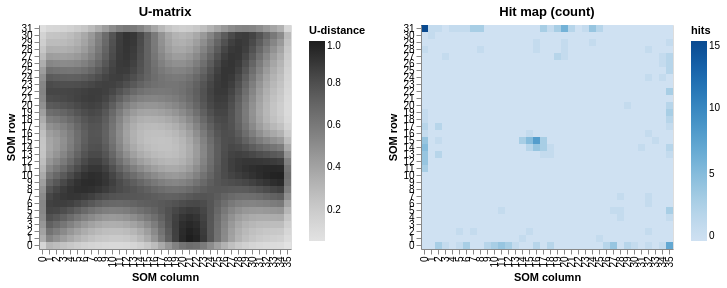

Source (notebook cell):
### Markdown cell above
## 4  Hit map

The hit map counts how many training samples map to each neuron (Best Matching Unit).
Neurons that attract many samples are cluster cores; empty neurons are either
boundaries or unexplored regions.

### Code cell
hits = som.hit_map(data_z)
print(f"Hit map shape     : {hits.shape}")
print(f"Total hits        : {int(hits.sum())}  (should equal n_samples={len(data_z)})")
print(f"Empty neurons     : {int((hits == 0).sum())} / {hits.size}")
print(f"Max hits per node : {int(hits.max())}")

u_chart = plot_grid_heatmap(u, "U-matrix", scheme="greys", value_name="U-distance")
p_chart = plot_grid_heatmap(hits, "Hit map (count)", scheme="blues", value_name="hits")

alt.hconcat(u_chart, p_chart).resolve_scale(color="independent")

### Figure 1 — Vega-Lite specification as saved in the notebook (floating-point values rounded to 4 significant figures; data arrays with more than 128 entries replaced by an {"elided": "..."} marker saying what was removed)
{"config": {"view": {"continuousWidth": 300, "continuousHeight": 300}}, "hconcat": [{"data": {"name": "data-7d0705e43e89793775575571535cc0e0"}, "mark": {"type": "rect"}, "encoding": {"color": {"field": "U-distance", "legend": {"title": "U-distance"}, "scale": {"scheme": "greys"}, "type": "quantitative"}, "tooltip": [{"field": "col", "type": "quantitative"}, {"field": "row", "type": "quantitative"}, {"field": "U-distance", "format": ".4f", "type": "quantitative"}], "x": {"field": "col", "sort": null, "title": "SOM column", "type": "ordinal"}, "y": {"field": "row", "sort": "descending", "title": "SOM row", "type": "ordinal"}}, "height": {"step": 7.0}, "title": "U-matrix", "width": {"step": 7.0}}, {"data": {"name": "data-d5ea24b52a52a802fa86436f492c7d77"}, "mark": {"type": "rect"}, "encoding": {"color": {"field": "hits", "legend": {"title": "hits"}, "scale": {"scheme": "blues"}, "type": "quantitative"}, "tooltip": [{"field": "col", "type": "quantitative"}, {"field": "row", "type": "quantitative"}, {"field": "hits", "format": ".4f", "type": "quantitative"}], "x": {"field": "col", "sort": null, "title": "SOM column", "type": "ordinal"}, "y": {"field": "row", "sort": "descending", "title": "SOM row", "type": "ordinal"}}, "height": {"step": 7.0}, "title": "Hit map (count)", "width": {"step": 7.0}}], "resolve": {"scale": {"color": "independent"}}, "$schema": "https://vega.github.io/schema/vega-lite/v6.4.1.json", "datasets": {"data-7d0705e43e89793775575571535cc0e0": {"elided": "1152 records"}, "data-d5ea24b52a52a802fa86436f492c7d77": {"elided": "1152 records"}}}
